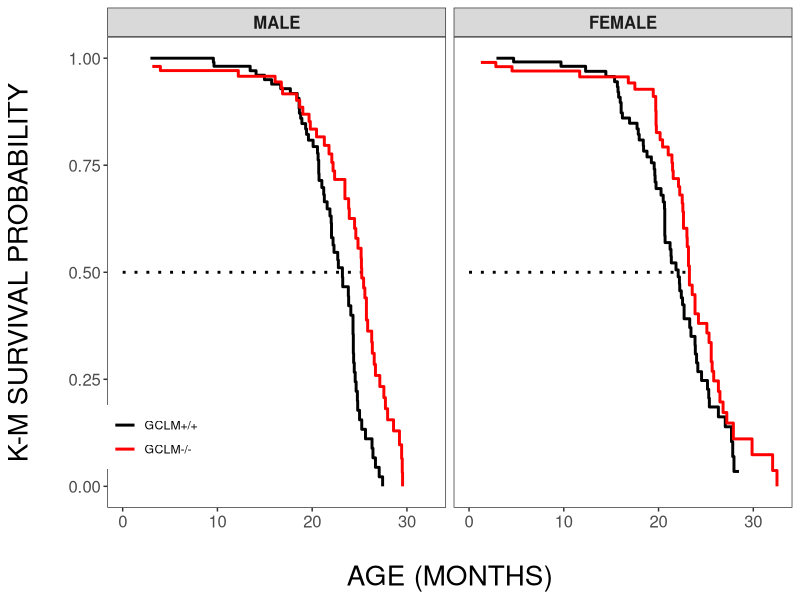
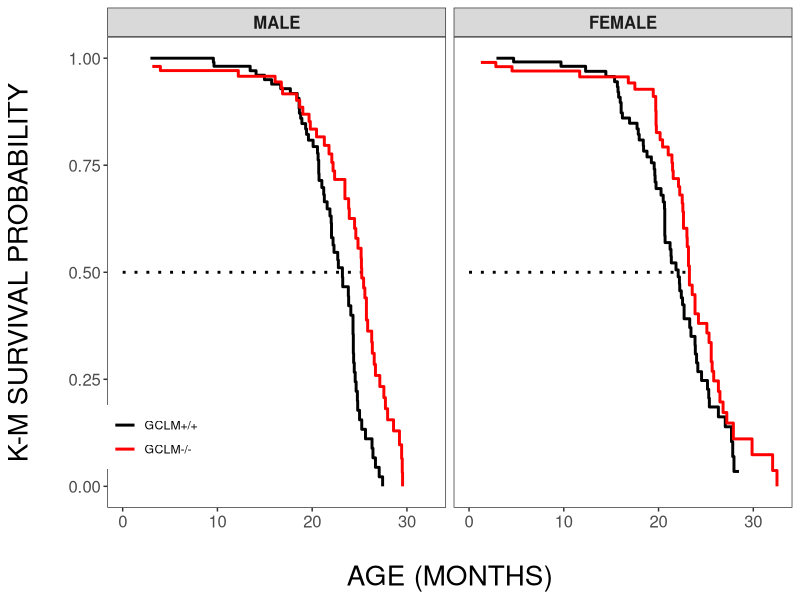

The R source for these figures, in order:
library(tidyverse)
library(readxl)
library(survival)
library(ggfortify)
library(survminer)

# read in the raw data
raw_df <- read_xlsx("surv_data.xlsx")

# take a peek
head(raw_df)

# filter only the relevant genotypes and exclude any ages miscoded 
clean_df <- raw_df %>% 
    filter(gt %in% c("wt", "ko") & real_age >= 0) %>%
    select(sex, real_age, gt, real_age, censor) %>% 
    mutate(sex = factor(sex, levels = c(0, 1), labels = c("MALE", "FEMALE"), ordered = T),
           gt = factor(gt, levels = c("wt","ko"), labels = c("WT", "KO"), ordered = T)) %>% 
    na.omit()

clean_df %>% group_by(sex, gt) %>% count()

# run the KM fit
fit <- survfit(Surv(real_age, censor) ~ gt + sex, data = clean_df)

# check the fit
fit

# tidy the fit for graphing
tidy_fit <- broom::tidy(fit) %>% 
    separate(strata, c("gt", "sex"), sep = ",")  %>% 
    mutate(gt = str_remove(gt, "gt="),
           sex = str_trim(str_remove(sex, "sex="))) %>% 
    mutate(sex = factor(sex, levels = c("MALE", "FEMALE"), ordered = T),
           gt = factor(gt, levels = c("WT","KO"), labels = c("GCLM+/+", "GCLM-/-"), ordered = T))
tidy_fit %>% str()

# what about within a single sex?
fit_male <- survfit(Surv(real_age, censor) ~ gt, data = filter(clean_df, sex == "MALE"))
fit_female <- survfit(Surv(real_age, censor) ~ gt, data = filter(clean_df, sex == "FEMALE"))

# chi-square for GT differences within a sex
# Male is p < 0.0001, female is = 0.05 *** BUT this isn't pairwise ***

survdiff(Surv(real_age, censor) ~ gt, data = filter(clean_df, sex == "MALE"))
survdiff(Surv(real_age, censor) ~ gt, data = filter(clean_df, sex == "FEMALE"))

# pairwise testing?
pairwise_df <- clean_df %>% 
    na.omit() %>% 
    unite("pair_factor", c("sex", "gt")) %>% 
    mutate(pair_factor = factor(pair_factor))
pairwise_df

# output is the same with combined factors
pairwise_survdiff(Surv(real_age, censor) ~ pair_factor, data = pairwise_df)

# as with with classical formula
pairwise_survdiff(Surv(real_age, censor) ~ sex + gt, data = clean_df)


# generate median line for final plot
median_line <- tribble(
    ~x, ~y, ~xend, ~yend, ~sex, 
    0, 0.5, 25.2, 0.5, "MALE",
    0, 0.5, 23.3, 0.5, "FEMALE"
) %>% mutate(sex = factor(sex, levels = c("MALE", "FEMALE")))


# theme elements for final plot
th <- theme(legend.title = element_blank(),
            axis.title = element_text(size = 20),
            legend.background = element_blank(),
            panel.grid.major = element_blank(), 
            panel.grid.minor = element_blank(),
            axis.text = element_text(size = 12),
            strip.text = element_text(face = "bold", size = 12))

# generate plot from tidy survival output
(km_plot_tidy <- ggplot(tidy_fit, aes(time, estimate)) +
        geom_segment(data = median_line, 
                     aes(x = x, y = y, xend = xend, yend = yend), 
                     linetype = "dotted", size = 1) +  
        geom_step(aes(group = gt, color = gt), size = 1) +
        #geom_ribbon(aes(ymin = conf.low, ymax = conf.high, group = gt), alpha = 0.3) +
        facet_grid(~sex) +
        scale_color_manual(values = c("black", "red")) +
        scale_linetype_manual(values = c("solid", "dashed")) +
        
        theme_bw() +
        theme(legend.position = c(0.07, 0.15),
              legend.title = element_blank(),
              panel.background = element_blank(),
              panel.grid = element_blank(),
              axis.title = element_text(size = 20),
              axis.text = element_text(size = 12),
              strip.text = element_text(size = 12, face = "bold")) +
        labs(x = "\nAGE (MONTHS)",
             y = "K-M SURVIVAL PROBABILITY\n"))

# save the final plot
ggsave("tidy_surv.png", km_plot_tidy, height = 5, width = 8.5, units = "in", dpi = 1000)
